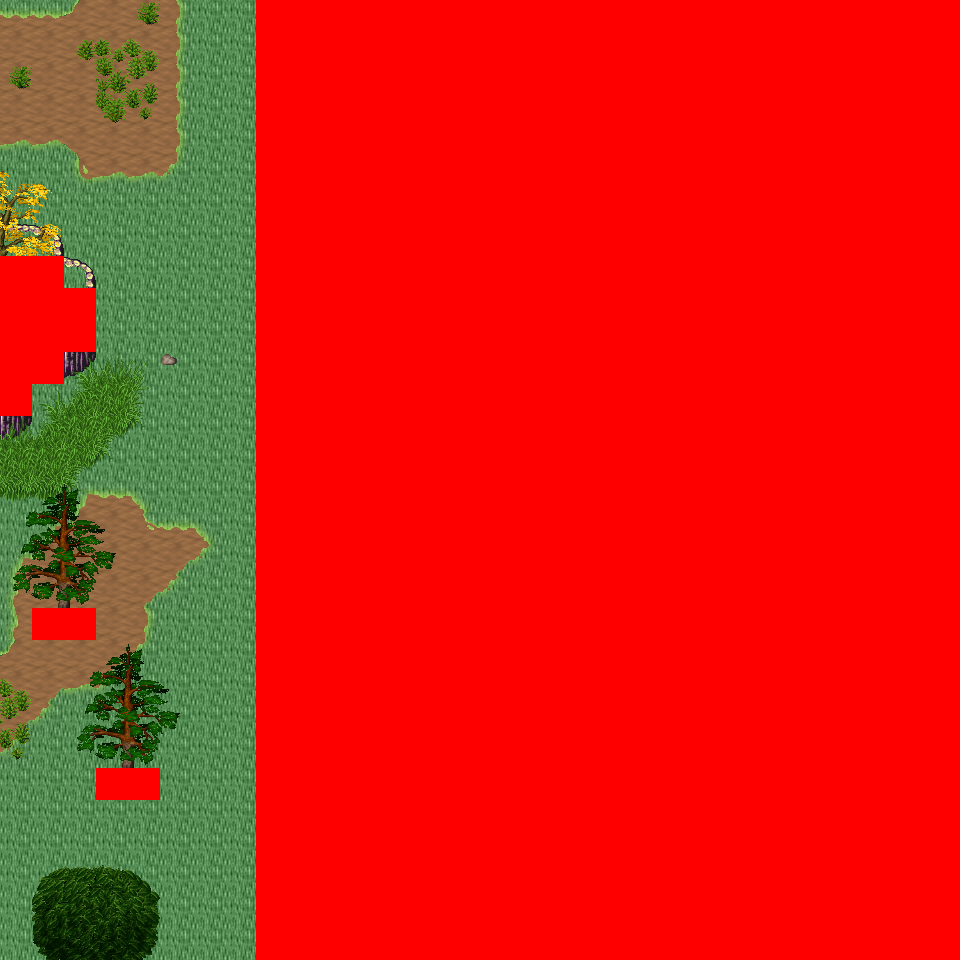

The image is a tile-based game level rendered from a .tmx file. Its description and source (layers, tilesets, objects; grid data summarised) follow:
An orthogonal 30x30 tile map with 32x32 px tiles, 6 tile layers (Ground, Object, Object2, Above, ...), 27 tilesets and 4 objects (4x mapExit).

<map version="1.0" orientation="orthogonal" renderorder="right-down" width="30" height="30" tilewidth="32" tileheight="32" nextobjectid="5">
  <tileset firstgid="1" name="tileset_logic_collision" tilewidth="32" tileheight="32" tilecount="1" columns="1">
    <image source="../drawable/tileset_logic_collision.png" width="32" height="32" />
  </tileset>
  <tileset firstgid="2" name="tileset_terrain_grassland" tilewidth="32" tileheight="32" tilecount="88" columns="8">
    <image source="../drawable/tileset_terrain_grassland.png" width="256" height="352" />
  </tileset>
  <tileset firstgid="90" name="tileset_ground_ground" tilewidth="32" tileheight="32" tilecount="33" columns="3">
    <image source="../drawable/tileset_ground_ground.png" width="96" height="352" />
  </tileset>
  <tileset firstgid="123" name="tileset_plant_tree_tree_darkgreen" tilewidth="32" tileheight="32" tilecount="88" columns="8">
    <image source="../drawable/tileset_plant_tree_tree_darkgreen.png" width="256" height="352" />
  </tileset>
  <tileset firstgid="211" name="tileset_logic_item_resources" tilewidth="32" tileheight="32" tilecount="6" columns="6">
    <image source="../drawable/tileset_logic_item_resources.png" width="192" height="32" />
  </tileset>
  <tileset firstgid="217" name="tileset_logic_creature_animal" tilewidth="32" tileheight="32" tilecount="32" columns="8">
    <image source="../drawable/tileset_logic_creature_animal.png" width="256" height="128" />
  </tileset>
  <tileset firstgid="249" name="tileset_plant_flower_daisy_white" tilewidth="32" tileheight="32" tilecount="8" columns="2">
    <image source="../drawable/tileset_plant_flower_daisy_white.png" width="64" height="128" />
  </tileset>
  <tileset firstgid="257" name="tileset_plant_flower_daisy_yellow" tilewidth="32" tileheight="32" tilecount="8" columns="2">
    <image source="../drawable/tileset_plant_flower_daisy_yellow.png" width="64" height="128" />
  </tileset>
  <tileset firstgid="265" name="tileset_plant_flower_daisy_red" tilewidth="32" tileheight="32" tilecount="8" columns="2">
    <image source="../drawable/tileset_plant_flower_daisy_red.png" width="64" height="128" />
  </tileset>
  <tileset firstgid="273" name="tileset_plant_flower_daisy_blue" tilewidth="32" tileheight="32" tilecount="8" columns="2">
    <image source="../drawable/tileset_plant_flower_daisy_blue.png" width="64" height="128" />
  </tileset>
  <tileset firstgid="281" name="tileset_ground_grass_edges" tilewidth="32" tileheight="32" tilecount="36" columns="12">
    <image source="../drawable/tileset_ground_grass_edges.png" width="384" height="96" />
  </tileset>
  <tileset firstgid="317" name="tileset_ground_grass_corners" tilewidth="32" tileheight="32" tilecount="24" columns="6">
    <image source="../drawable/tileset_ground_grass_corners.png" width="192" height="128" />
  </tileset>
  <tileset firstgid="341" name="tileset_ground_grass_2" tilewidth="32" tileheight="32" tilecount="21" columns="3">
    <image source="../drawable/tileset_ground_grass_2.png" width="96" height="224" />
  </tileset>
  <tileset firstgid="362" name="tileset_plant_tree_fall_trees" tilewidth="32" tileheight="32" tilecount="40" columns="8">
    <image source="../drawable/tileset_plant_tree_fall_trees.png" width="256" height="160" />
  </tileset>
  <tileset firstgid="402" name="tileset_plant_tree_pine_tree" tilewidth="32" tileheight="32" tilecount="20" columns="4">
    <image source="../drawable/tileset_plant_tree_pine_tree.png" width="128" height="160" />
  </tileset>
  <tileset firstgid="422" name="tileset_plant_bush_large_green" tilewidth="32" tileheight="32" tilecount="9" columns="3">
    <image source="../drawable/tileset_plant_bush_large_green.png" width="96" height="96" />
  </tileset>
  <tileset firstgid="431" name="tileset_ground_rock_pebbles" tilewidth="32" tileheight="32" tilecount="3" columns="1">
    <image source="../drawable/tileset_ground_rock_pebbles.png" width="32" height="96" />
  </tileset>
  <tileset firstgid="434" name="tileset_plant_leaves" tilewidth="32" tileheight="32" tilecount="8" columns="4">
    <image source="../drawable/tileset_plant_leaves.png" width="128" height="64" />
  </tileset>
  <tileset firstgid="442" name="tileset_logic_portal" tilewidth="32" tileheight="32" tilecount="24" columns="8">
    <image source="../drawable/tileset_logic_portal.png" width="256" height="96" />
  </tileset>
  <tileset firstgid="466" name="tileset_logic_creature_human_evil" tilewidth="32" tileheight="32" tilecount="10" columns="10">
    <image source="../drawable/tileset_logic_creature_human_evil.png" width="256" height="64" />
  </tileset>
  <tileset firstgid="476" name="tileset_terrain_cave_opening" tilewidth="32" tileheight="32" tilecount="12" columns="3">
    <image source="../drawable/tileset_terrain_cave_opening.png" width="96" height="128" />
  </tileset>
  <tileset firstgid="488" name="tileset_ground_ladder_vertical_dark" tilewidth="32" tileheight="32" tilecount="3" columns="3">
    <image source="../drawable/tileset_ground_ladder_vertical_dark.png" width="96" height="32" />
  </tileset>
  <tileset firstgid="491" name="tileset_ground_rock_large_boulder" tilewidth="32" tileheight="32" tilecount="9" columns="3">
    <image source="../drawable/tileset_ground_rock_large_boulder.png" width="96" height="96" />
  </tileset>
  <tileset firstgid="500" name="tileset_item_blood_floor_stains_2" tilewidth="32" tileheight="32" tilecount="4" columns="2">
    <image source="../drawable/tileset_item_blood_floor_stains_2.png" width="64" height="64" />
  </tileset>
  <tileset firstgid="504" name="tileset_item_blood_floor_stain-safe" tilewidth="32" tileheight="32" tilecount="1" columns="1">
    <image source="../drawable/tileset_item_blood_floor_stain-safe.png" width="32" height="32" />
  </tileset>
  <tileset firstgid="505" name="tileset_ground_tall_grass" tilewidth="32" tileheight="32" tilecount="15" columns="5">
    <image source="../drawable/tileset_ground_tall_grass.png" width="160" height="96" />
  </tileset>
  <tileset firstgid="520" name="tileset_logic_creature_reptile" tilewidth="32" tileheight="32" tilecount="7" columns="7">
    <image source="../drawable/tileset_logic_creature_reptile.png" width="224" height="32" />
  </tileset>
  <layer name="Ground" width="30" height="30">
    <data>[900 cells, 900 non-empty, 2 distinct tile ids]</data>
  </layer>
  <layer name="Object" width="30" height="30">
    <data>[900 cells, 82 non-empty, 29 distinct tile ids]</data>
  </layer>
  <layer name="Object2" width="30" height="30">
    <data>[900 cells, 33 non-empty, 19 distinct tile ids]</data>
  </layer>
  <layer name="Above" width="30" height="30">
    <data>[900 cells, 701 non-empty, 37 distinct tile ids]</data>
  </layer>
  <layer name="Above2" width="30" height="30">
    <data>[900 cells, 8 non-empty, 8 distinct tile ids]</data>
  </layer>
  <layer name="Walkable" width="30" height="30">
    <data>[900 cells, 675 non-empty, 1 distinct tile ids]</data>
  </layer>
  <objectgroup name="MapEvents">
    <object id="1" name="north" type="mapExit" x="0" y="0" width="256" height="32">
      <properties>
        <property name="map" value="level_0_x4_y8" />
        <property name="x" value="0" />
        <property name="y" value="28" />
      </properties>
    </object>
    <object id="2" name="south" type="mapExit" x="0" y="928" width="256" height="32">
      <properties>
        <property name="map" value="level_0_x4_y10" />
        <property name="x" value="0" />
        <property name="y" value="1" />
      </properties>
    </object>
    <object id="3" name="west" type="mapExit" x="0" y="0" width="32" height="256">
      <properties>
        <property name="map" value="level_0_x3_y9" />
        <property name="x" value="28" />
        <property name="y" value="0" />
      </properties>
    </object>
    </objectgroup>
</map>
<!-- 1 of 4 objects omitted -->
